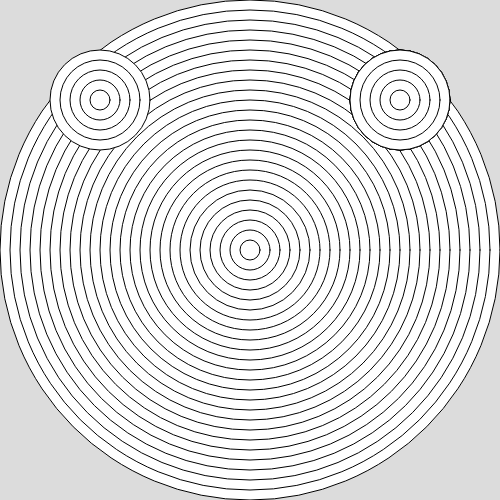
Frame 1 (no input)
Frame 60 (no input): identical to frame 1, image omitted
Frame 120 (the mouse pressed at the canvas centre since frame 60): identical to frame 1, image omitted

The p5.js sketch that drew this single still picture (run headless with seeded random() and noise() and a simulated clock; from frame 60 on, the mouse is pressed at the canvas centre):

// p5.js sketch
// ── sketch.js
function setup() { 
  createCanvas(500, 500); 
}  

function draw() { 
  background(220); 
  
  for (let p = 500; p > 0; p -= 20) { 
    let d = dist(mouseX, mouseY, width / 2, height / 2); 
    if (d > (p - 20) / 2 && d < p / 2) { 
      fill("orange"); 
      circle(250, 250, p); 
    } else { 
      fill(255); 
      circle(250, 250, p); 
    } 
  }
  fill(255)
  let z = 100; 
  let w = 100;
  while(z > 0) { 
    let g = dist(mouseX, mouseY, w, 100)
     if (g > (z - 20) / 2 && g < z / 2) {
      fill(255, 0, 0);
    } else {
      fill(255);
    }
     circle(w, 100, z);
    z = z - 20;
    let s = 400; // Center X is s, Center Y is w (100)
   let z2 = 100;
   while (z2 > 0) {
    let c = dist(mouseX, mouseY, s, 100);
    if (c > (z2 - 20) / 2 && c < z2 / 2) {
      fill(0, 0, 255);
    } else {
      fill(255);
    }
    circle(s, 100, z2);
    z2 = z2 - 20;
  } 
}
}
